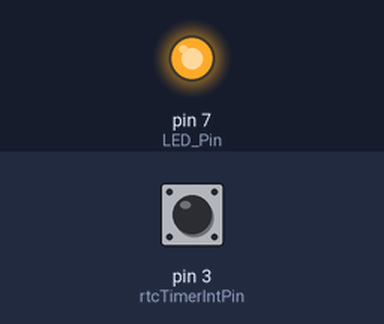
The sketch below on a simulated Arduino Uno, built with avr-gcc and run on an emulated ATmega328P. Shown: output pins drawn as LEDs (lit = HIGH). Inputs (shaded band) come from the test bench; at power-on: pin 3 (rtcTimerIntPin) LOW. The local clock reads 2024-03-15 10:24:30 at power-on unless the sketch sets it; the sensor or clock chip raises its interrupt line as the real part does; what the sketch prints to the serial monitor is not drawn.

Above: at 1.2 s.
1.3 s: pin 3 (rtcTimerIntPin) driven HIGH
At 3.6 s:
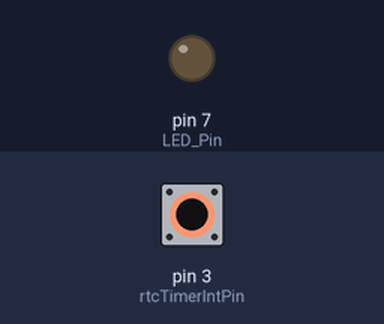
4.3 s: pin 3 (rtcTimerIntPin) pulsed LOW 5 times (0.12 s each, 0.3 s apart)
8.8 s: pin 3 (rtcTimerIntPin) pulsed LOW 2 times (0.12 s each, 0.3 s apart)
Timing chart, 0 to 18.4 s (numbered marks = the images above; inputs shaded):
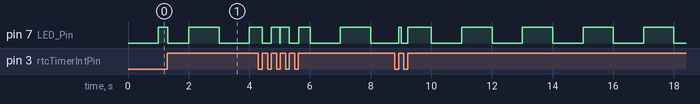

The sketch:

DS3231RTCInterruptTest_LED.ino
```cpp
#include <Time.h>
#include <Wire.h>
#include "RTClib.h"
//#include <DS3231.h>

RTC_DS3231 rtcc;

const int rtcTimerIntPin = 3;
bool flag = false;
unsigned long preMillis;
const int LED_Pin = 7;
volatile int state = 0;
volatile bool rtcSet = false;


struct nowTime {
  int yy;   //记录电平变化的初始时间
  int mo;
  int dd;
  int hh;
  int mi;
  int sec;
  unsigned long milliSec;
  String level;
} nt;

void getNowTime(struct nowTime &ntt) {
  DateTime now = rtcc.now();
  ntt.yy = now.year();
  ntt.mo = now.month();
  ntt.dd = now.day();
  ntt.hh = now.hour();
  ntt.mi = now.minute();
  ntt.sec = now.second();
  ntt.milliSec = millis() - preMillis;
}

void displayNowTime(struct nowTime ntt) {
  char isoDateTime[30];
  Serial.print(ntt.level);
  snprintf(isoDateTime, sizeof(isoDateTime), ";%04d/%02d/%02d %02d:%02d:%02d.%03dZ", ntt.yy, ntt.mo, ntt.dd, ntt.hh, ntt.mi, ntt.sec, ntt.milliSec);
  //Serial.print("Date/time: ");
  Serial.println(isoDateTime);
}

void LEDControl() {
  if (state == 0) {
    getNowTime(nt);   //get the current time
    nt.level = "high";
    digitalWrite(LED_Pin, HIGH);   // turn the LED on (HIGH is the voltage level)
    displayNowTime(nt);
    state = 1;
    //delay(1000);
  }
  else {
    getNowTime(nt);// wait for a second
    nt.level = "low";
    digitalWrite(LED_Pin, LOW);    // turn the LED off by making the voltage LOW
    displayNowTime(nt);
    state = 0;
    //delay(1000);
  }
}

void checkRTCset()
{
  DateTime now = rtcc.now();
  //if ((now.hour() == 0 && now.minute() == 0 && now.second() == 0 && now.year() < 2010) || now.year() == 2165)
  //if ((now.month() == 0 && now.day() == 0 && now.year() < 2010) || now.year() == 2165)
  if (now.year() != 2018)
  {
    rtcSet = false;
    Serial.println("*** RTC TIME NOT SET. ***");
    Serial.println();
  } else {
    rtcSet = true;
    Serial.println("RTC TIME SET.");
    Serial.println();
  }
}

void rtc_interrupt(void)
{
 // Serial.println("rtc interrupted");
  preMillis = millis();
  flag = true;
}

void setup(void)
{
  Serial.begin(115200);
  while (!Serial); // for Leonardo/Micro/Zero

  if (! rtcc.begin()) {
    Serial.println("Couldn't find RTC");
    while (1);
  }

  if (rtcc.lostPower()) {
    Serial.println("RTC lost power, lets set the time!");
    // following line sets the RTC to the date & time this sketch was compiled
    rtcc.adjust(DateTime(F(__DATE__), F(__TIME__)));
  }
  checkRTCset();

 /* if (timeStatus() != timeSet)
    Serial.println("Unable to sync with the RTC");
  else
    Serial.println("RTC has set the system time");*/

  // enable the 1 Hz output
  rtcc.writeSqwPinMode (DS3231_SquareWave1Hz);

  pinMode(LED_Pin, OUTPUT);    // onboard LED
  pinMode(rtcTimerIntPin, INPUT);
  attachInterrupt (digitalPinToInterrupt (rtcTimerIntPin), rtc_interrupt, RISING);
  Serial.println("end of setup()");

  //digitalClockDisplay();
}

void loop(void)
{
  //digitalClockDisplay();
  Serial.println("Unable to sync with the RTC");
  if (flag) {
    LEDControl();
    /*digitalWrite(LED_BUILTIN, HIGH);    // flash the led
      digitalClockDisplay();              // this just prints time to serial port
      delay(500);                         // wait a little bit
      digitalWrite(LED_BUILTIN, LOW);     // turn off led*/
    flag =  false;                      // clear the flag until timer sets it again
  }
}

/*void digitalClockDisplay()
  {
  // do something
  }*/
```
